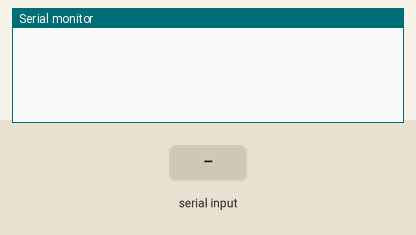
Bench run of a sketch on a simulated Arduino Uno, built with avr-gcc and run on an emulated ATmega328P. Shown: the last lines printed to the serial monitor. The inputs (shaded band) are chosen by the test bench.

Above: at 1.2 s.
1.3 s: "0\n" received over Serial
At 1.6 s:
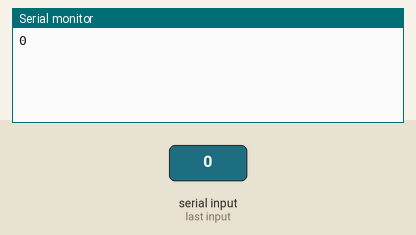
2.8 s: "90;45;200\n" received over Serial
At 4.0 s:
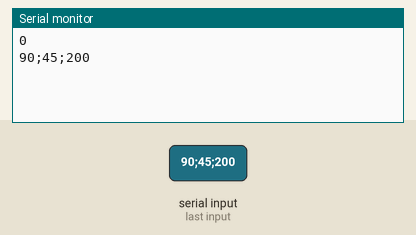
4.3 s: "90;45\n" received over Serial
At 5.1 s:
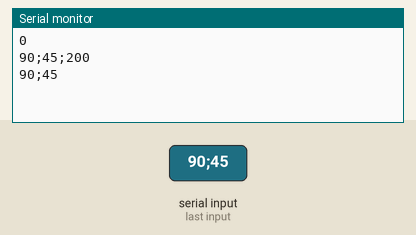
5.8 s: "e90\n" received over Serial
At 6.2 s:
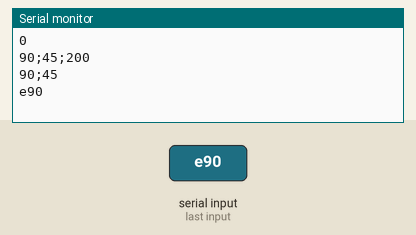
7.3 s: "e;45\n" received over Serial
At 8.5 s:
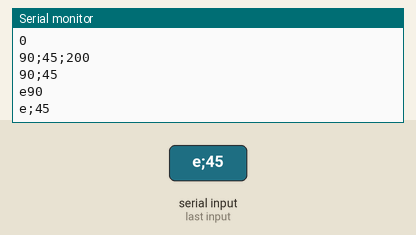
8.8 s: "E90\n" received over Serial
At 9.7 s:
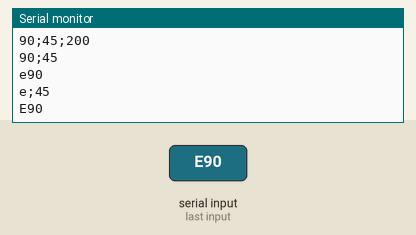

The sketch:

teste_serial.ino
```cpp
char input,num;
int buff[5];
int j=-1;
String mensagem;

void setup()
{
    Serial.begin(9600);
}


void loop()
{
    if(Serial.available()>0)
    {
        input=Serial.read();
        mensagem = input;

         Serial.print(mensagem);
        }
    }
```

Tratamentodearquivo.c
```cpp
#include <stdlib.h>
#include <stdio.h>
#include <string.h>

int main (void){

    FILE *listadecidades;
    FILE *listaatualizada;
    char caracter;
    char linha[30];
    listaatualizada = fopen("cidades.txt", "w");
    listadecidades = fopen("city.list.json", "r");
    if (listadecidades == NULL){
        puts("Houve um erro ao abrir o arquivo");
    }else{
        puts("Arquivo aberto com sucesso");
    }
    if (listaatualizada == NULL){
        puts("Houve um erro ao abrir o arquivo");
    }else{
        puts("Arquivo aberto com sucesso");
    }

    while((caracter = fgetc(listadecidades)) != EOF){
        if(caracter >= 'A' && caracter <= 'Z' || caracter >= 'a' && caracter <='z'|| caracter == '\n'|| caracter >= '0' && caracter <= '9')
        fprintf(listaatualizada, "%c", caracter);
    }


    return 0;
}
```

busca_csv.c
```cpp
#include <stdio.h>
#include <string.h>
#include <time.h>
#include <stdlib.h>
#include <unistd.h>


int TiraBarraN(char *v)
{
    int i;
    for(i=0;v[i]!='\0';i++)
    {
        if(v[i]=='\n')
            v[i]='\0';
    }
}
int main(void){
    FILE *fp;
    char cidade[101], linha[2001];
    char *tok;
    int c,t=0;
    char *id;
    char str1[100]="http://api.openweathermap.org/data/2.5/weather?id=";
    char str2[100]="&appid=7d103cfe921d9a5bfcf551a90513f265";
    char *link [101];
    fp = fopen("citylist.csv", "r");
    if (!fp){
        puts("Erro ao abrir");
        return 1;
    }

    printf("Digite a Cidade: ");
    fgets(cidade,101,stdin);
    TiraBarraN(cidade);
    fgets(linha,2001,fp);
    while(1){
        fgets(linha,2001,fp);
        if(feof(fp))
            break;
        c=0;
        tok=strtok(linha,";");
        id=tok;
        while(c!=1){
            tok=strtok(NULL,";");
            c++;
        }
        if(strcmp(tok,cidade)==0){
                t++;
                break;
        }

    }
    if(t==1){

        strcat(str1,id);
        strcat(str1,str2);
        printf("%s\n",id);
        puts(str1);
        *link = str1;
        //printf("%s\n", *link);
    }
    else
        puts("Cidade nao encontrada");

    fclose(fp);


    FILE *file;
    file = fopen("/dev/ttyUSB0","w");  //Opening device file
    int i = 0;

    /*for(i = 0 ; i < 1 ; i++)
    {
        sleep(1);
        fprintf(file,"%s",link[i]); //Writing to the file

    }
    fclose(file);

*/
    return 0;
}
```

cJSON.h
```cpp
// (licence header left out)
#ifndef cJSON__h
#define cJSON__h

#ifdef __cplusplus
extern "C"
{
#endif

#if !defined(__WINDOWS__) && (defined(WIN32) || defined(WIN64) || defined(_MSC_VER) || defined(_WIN32))
#define __WINDOWS__
#endif

#ifdef __WINDOWS__

/* When compiling for windows, we specify a specific calling convention to avoid issues where we are being called from a project with a different default calling convention.  For windows you have 3 define options:

CJSON_HIDE_SYMBOLS - Define this in the case where you don't want to ever dllexport symbols
CJSON_EXPORT_SYMBOLS - Define this on library build when you want to dllexport symbols (default)
CJSON_IMPORT_SYMBOLS - Define this if you want to dllimport symbol

For *nix builds that support visibility attribute, you can define similar behavior by

setting default visibility to hidden by adding
-fvisibility=hidden (for gcc)
or
-xldscope=hidden (for sun cc)
to CFLAGS

then using the CJSON_API_VISIBILITY flag to "export" the same symbols the way CJSON_EXPORT_SYMBOLS does

*/

#define CJSON_CDECL __cdecl
#define CJSON_STDCALL __stdcall

/* export symbols by default, this is necessary for copy pasting the C and header file */
#if !defined(CJSON_HIDE_SYMBOLS) && !defined(CJSON_IMPORT_SYMBOLS) && !defined(CJSON_EXPORT_SYMBOLS)
#define CJSON_EXPORT_SYMBOLS
#endif

#if defined(CJSON_HIDE_SYMBOLS)
#define CJSON_PUBLIC(type)   type CJSON_STDCALL
#elif defined(CJSON_EXPORT_SYMBOLS)
#define CJSON_PUBLIC(type)   __declspec(dllexport) type CJSON_STDCALL
#elif defined(CJSON_IMPORT_SYMBOLS)
#define CJSON_PUBLIC(type)   __declspec(dllimport) type CJSON_STDCALL
#endif
#else /* !__WINDOWS__ */
#define CJSON_CDECL
#define CJSON_STDCALL

#if (defined(__GNUC__) || defined(__SUNPRO_CC) || defined (__SUNPRO_C)) && defined(CJSON_API_VISIBILITY)
#define CJSON_PUBLIC(type)   __attribute__((visibility("default"))) type
#else
#define CJSON_PUBLIC(type) type
#endif
#endif

/* project version */
#define CJSON_VERSION_MAJOR 1
#define CJSON_VERSION_MINOR 7
#define CJSON_VERSION_PATCH 12

#include <stddef.h>

/* cJSON Types: */
#define cJSON_Invalid (0)
#define cJSON_False  (1 << 0)
#define cJSON_True   (1 << 1)
#define cJSON_NULL   (1 << 2)
#define cJSON_Number (1 << 3)
#define cJSON_String (1 << 4)
#define cJSON_Array  (1 << 5)
#define cJSON_Object (1 << 6)
#define cJSON_Raw    (1 << 7) /* raw json */

#define cJSON_IsReference 256
#define cJSON_StringIsConst 512

/* The cJSON structure: */
typedef struct cJSON
{
    /* next/prev allow you to walk array/object chains. Alternatively, use GetArraySize/GetArrayItem/GetObjectItem */
    struct cJSON *next;
    struct cJSON *prev;
    /* An array or object item will have a child pointer pointing to a chain of the items in the array/object. */
    struct cJSON *child;

    /* The type of the item, as above. */
    int type;

    /* The item's string, if type==cJSON_String  and type == cJSON_Raw */
    char *valuestring;
    /* writing to valueint is DEPRECATED, use cJSON_SetNumberValue instead */
    int valueint;
    /* The item's number, if type==cJSON_Number */
    double valuedouble;

    /* The item's name string, if this item is the child of, or is in the list of subitems of an object. */
    char *string;
} cJSON;

typedef struct cJSON_Hooks
{
      /* malloc/free are CDECL on Windows regardless of the default calling convention of the compiler, so ensure the hooks allow passing those functions directly. */
      void *(CJSON_CDECL *malloc_fn)(size_t sz);
      void (CJSON_CDECL *free_fn)(void *ptr);
} cJSON_Hooks;

typedef int cJSON_bool;

/* Limits how deeply nested arrays/objects can be before cJSON rejects to parse them.
 * This is to prevent stack overflows. */
#ifndef CJSON_NESTING_LIMIT
#define CJSON_NESTING_LIMIT 1000
#endif

/* returns the version of cJSON as a string */
CJSON_PUBLIC(const char*) cJSON_Version(void);

/* Supply malloc, realloc and free functions to cJSON */
CJSON_PUBLIC(void) cJSON_InitHooks(cJSON_Hooks* hooks);

/* Memory Management: the caller is always responsible to free the results from all variants of cJSON_Parse (with cJSON_Delete) and cJSON_Print (with stdlib free, cJSON_Hooks.free_fn, or cJSON_free as appropriate). The exception is cJSON_PrintPreallocated, where the caller has full responsibility of the buffer. */
/* Supply a block of JSON, and this returns a cJSON object you can interrogate. */
CJSON_PUBLIC(cJSON *) cJSON_Parse(const char *value);
/* ParseWithOpts allows you to require (and check) that the JSON is null terminated, and to retrieve the pointer to the final byte parsed. */
/* If you supply a ptr in return_parse_end and parsing fails, then return_parse_end will contain a pointer to the error so will match cJSON_GetErrorPtr(). */
CJSON_PUBLIC(cJSON *) cJSON_ParseWithOpts(const char *value, const char **return_parse_end, cJSON_bool require_null_terminated);

/* Render a cJSON entity to text for transfer/storage. */
CJSON_PUBLIC(char *) cJSON_Print(const cJSON *item);
/* Render a cJSON entity to text for transfer/storage without any formatting. */
CJSON_PUBLIC(char *) cJSON_PrintUnformatted(const cJSON *item);
/* Render a cJSON entity to text using a buffered strategy. prebuffer is a guess at the final size. guessing well reduces reallocation. fmt=0 gives unformatted, =1 gives formatted */
CJSON_PUBLIC(char *) cJSON_PrintBuffered(const cJSON *item, int prebuffer, cJSON_bool fmt);
/* Render a cJSON entity to text using a buffer already allocated in memory with given length. Returns 1 on success and 0 on failure. */
/* NOTE: cJSON is not always 100% accurate in estimating how much memory it will use, so to be safe allocate 5 bytes more than you actually need */
CJSON_PUBLIC(cJSON_bool) cJSON_PrintPreallocated(cJSON *item, char *buffer, const int length, const cJSON_bool format);
/* Delete a cJSON entity and all subentities. */
CJSON_PUBLIC(void) cJSON_Delete(cJSON *item);

/* Returns the number of items in an array (or object). */
CJSON_PUBLIC(int) cJSON_GetArraySize(const cJSON *array);
/* Retrieve item number "index" from array "array". Returns NULL if unsuccessful. */
CJSON_PUBLIC(cJSON *) cJSON_GetArrayItem(const cJSON *array, int index);
/* Get item "string" from object. Case insensitive. */
CJSON_PUBLIC(cJSON *) cJSON_GetObjectItem(const cJSON * const object, const char * const string);
CJSON_PUBLIC(cJSON *) cJSON_GetObjectItemCaseSensitive(const cJSON * const object, const char * const string);
CJSON_PUBLIC(cJSON_bool) cJSON_HasObjectItem(const cJSON *object, const char *string);
/* For analysing failed parses. This returns a pointer to the parse error. You'll probably need to look a few chars back to make sense of it. Defined when cJSON_Parse() returns 0. 0 when cJSON_Parse() succeeds. */
CJSON_PUBLIC(const char *) cJSON_GetErrorPtr(void);

/* Check if the item is a string and return its valuestring */
CJSON_PUBLIC(char *) cJSON_GetStringValue(cJSON *item);

/* These functions check the type of an item */
CJSON_PUBLIC(cJSON_bool) cJSON_IsInvalid(const cJSON * const item);
CJSON_PUBLIC(cJSON_bool) cJSON_IsFalse(const cJSON * const item);
CJSON_PUBLIC(cJSON_bool) cJSON_IsTrue(const cJSON * const item);
CJSON_PUBLIC(cJSON_bool) cJSON_IsBool(const cJSON * const item);
CJSON_PUBLIC(cJSON_bool) cJSON_IsNull(const cJSON * const item);
CJSON_PUBLIC(cJSON_bool) cJSON_IsNumber(const cJSON * const item);
CJSON_PUBLIC(cJSON_bool) cJSON_IsString(const cJSON * const item);
CJSON_PUBLIC(cJSON_bool) cJSON_IsArray(const cJSON * const item);
CJSON_PUBLIC(cJSON_bool) cJSON_IsObject(const cJSON * const item);
CJSON_PUBLIC(cJSON_bool) cJSON_IsRaw(const cJSON * const item);

/* These calls create a cJSON item of the appropriate type. */
CJSON_PUBLIC(cJSON *) cJSON_CreateNull(void);
CJSON_PUBLIC(cJSON *) cJSON_CreateTrue(void);
CJSON_PUBLIC(cJSON *) cJSON_CreateFalse(void);
CJSON_PUBLIC(cJSON *) cJSON_CreateBool(cJSON_bool boolean);
CJSON_PUBLIC(cJSON *) cJSON_CreateNumber(double num);
CJSON_PUBLIC(cJSON *) cJSON_CreateString(const char *string);
/* raw json */
CJSON_PUBLIC(cJSON *) cJSON_CreateRaw(const char *raw);
CJSON_PUBLIC(cJSON *) cJSON_CreateArray(void);
CJSON_PUBLIC(cJSON *) cJSON_CreateObject(void);

/* Create a string where valuestring references a string so
 * it will not be freed by cJSON_Delete */
CJSON_PUBLIC(cJSON *) cJSON_CreateStringReference(const char *string);
/* Create an object/array that only references it's elements so
 * they will not be freed by cJSON_Delete */
CJSON_PUBLIC(cJSON *) cJSON_CreateObjectReference(const cJSON *child);
CJSON_PUBLIC(cJSON *) cJSON_CreateArrayReference(const cJSON *child);

/* These utilities create an Array of count items.
 * The parameter count cannot be greater than the number of elements in the number array, otherwise array access will be out of bounds.*/
CJSON_PUBLIC(cJSON *) cJSON_CreateIntArray(const int *numbers, int count);
CJSON_PUBLIC(cJSON *) cJSON_CreateFloatArray(const float *numbers, int count);
CJSON_PUBLIC(cJSON *) cJSON_CreateDoubleArray(const double *numbers, int count);
CJSON_PUBLIC(cJSON *) cJSON_CreateStringArray(const char **strings, int count);

/* Append item to the specified array/object. */
CJSON_PUBLIC(void) cJSON_AddItemToArray(cJSON *array, cJSON *item);
CJSON_PUBLIC(void) cJSON_AddItemToObject(cJSON *object, const char *string, cJSON *item);
/* Use this when string is definitely const (i.e. a literal, or as good as), and will definitely survive the cJSON object.
 * WARNING: When this function was used, make sure to always check that (item->type & cJSON_StringIsConst) is zero before
 * writing to `item->string` */
CJSON_PUBLIC(void) cJSON_AddItemToObjectCS(cJSON *object, const char *string, cJSON *item);
/* Append reference to item to the specified array/object. Use this when you want to add an existing cJSON to a new cJSON, but don't want to corrupt your existing cJSON. */
CJSON_PUBLIC(void) cJSON_AddItemReferenceToArray(cJSON *array, cJSON *item);
CJSON_PUBLIC(void) cJSON_AddItemReferenceToObject(cJSON *object, const char *string, cJSON *item);

/* Remove/Detach items from Arrays/Objects. */
CJSON_PUBLIC(cJSON *) cJSON_DetachItemViaPointer(cJSON *parent, cJSON * const item);
CJSON_PUBLIC(cJSON *) cJSON_DetachItemFromArray(cJSON *array, int which);
CJSON_PUBLIC(void) cJSON_DeleteItemFromArray(cJSON *array, int which);
CJSON_PUBLIC(cJSON *) cJSON_DetachItemFromObject(cJSON *object, const char *string);
CJSON_PUBLIC(cJSON *) cJSON_DetachItemFromObjectCaseSensitive(cJSON *object, const char *string);
CJSON_PUBLIC(void) cJSON_DeleteItemFromObject(cJSON *object, const char *string);
CJSON_PUBLIC(void) cJSON_DeleteItemFromObjectCaseSensitive(cJSON *object, const char *string);

/* Update array items. */
CJSON_PUBLIC(void) cJSON_InsertItemInArray(cJSON *array, int which, cJSON *newitem); /* Shifts pre-existing items to the right. */
CJSON_PUBLIC(cJSON_bool) cJSON_ReplaceItemViaPointer(cJSON * const parent, cJSON * const item, cJSON * replacement);
CJSON_PUBLIC(void) cJSON_ReplaceItemInArray(cJSON *array, int which, cJSON *newitem);
CJSON_PUBLIC(void) cJSON_ReplaceItemInObject(cJSON *object,const char *string,cJSON *newitem);
CJSON_PUBLIC(void) cJSON_ReplaceItemInObjectCaseSensitive(cJSON *object,const char *string,cJSON *newitem);

/* Duplicate a cJSON item */
CJSON_PUBLIC(cJSON *) cJSON_Duplicate(const cJSON *item, cJSON_bool recurse);
/* Duplicate will create a new, identical cJSON item to the one you pass, in new memory that will
 * need to be released. With recurse!=0, it will duplicate any children connected to the item.
 * The item->next and ->prev pointers are always zero on return from Duplicate. */
/* Recursively compare two cJSON items for equality. If either a or b is NULL or invalid, they will be considered unequal.
 * case_sensitive determines if object keys are treated case sensitive (1) or case insensitive (0) */
CJSON_PUBLIC(cJSON_bool) cJSON_Compare(const cJSON * const a, const cJSON * const b, const cJSON_bool case_sensitive);

/* Minify a strings, remove blank characters(such as ' ', '\t', '\r', '\n') from strings.
 * The input pointer json cannot point to a read-only address area, such as a string constant,
 * but should point to a readable and writable adress area. */
CJSON_PUBLIC(void) cJSON_Minify(char *json);

/* Helper functions for creating and adding items to an object at the same time.
 * They return the added item or NULL on failure. */
CJSON_PUBLIC(cJSON*) cJSON_AddNullToObject(cJSON * const object, const char * const name);
CJSON_PUBLIC(cJSON*) cJSON_AddTrueToObject(cJSON * const object, const char * const name);
CJSON_PUBLIC(cJSON*) cJSON_AddFalseToObject(cJSON * const object, const char * const name);
CJSON_PUBLIC(cJSON*) cJSON_AddBoolToObject(cJSON * const object, const char * const name, const cJSON_bool boolean);
CJSON_PUBLIC(cJSON*) cJSON_AddNumberToObject(cJSON * const object, const char * const name, const double number);
CJSON_PUBLIC(cJSON*) cJSON_AddStringToObject(cJSON * const object, const char * const name, const char * const string);
CJSON_PUBLIC(cJSON*) cJSON_AddRawToObject(cJSON * const object, const char * const name, const char * const raw);
CJSON_PUBLIC(cJSON*) cJSON_AddObjectToObject(cJSON * const object, const char * const name);
CJSON_PUBLIC(cJSON*) cJSON_AddArrayToObject(cJSON * const object, const char * const name);

/* When assigning an integer value, it needs to be propagated to valuedouble too. */
#define cJSON_SetIntValue(object, number) ((object) ? (object)->valueint = (object)->valuedouble = (number) : (number))
/* helper for the cJSON_SetNumberValue macro */
CJSON_PUBLIC(double) cJSON_SetNumberHelper(cJSON *object, double number);
#define cJSON_SetNumberValue(object, number) ((object != NULL) ? cJSON_SetNumberHelper(object, (double)number) : (number))

/* Macro for iterating over an array or object */
#define cJSON_ArrayForEach(element, array) for(element = (array != NULL) ? (array)->child : NULL; element != NULL; element = element->next)

/* malloc/free objects using the malloc/free functions that have been set with cJSON_InitHooks */
CJSON_PUBLIC(void *) cJSON_malloc(size_t size);
CJSON_PUBLIC(void) cJSON_free(void *object);

#ifdef __cplusplus
}
#endif

#endif
```

Source omitted: cJSON.c (74183 bytes)

Measured:
- after the input at 1.3 s, the serial monitor: prints a new line at once (image 1)
- after the input at 2.8 s, the serial monitor: prints a new line at once (image 2)
- after the input at 4.3 s, the serial monitor: prints a new line at once (image 3)
- after the input at 5.8 s, the serial monitor: prints a new line at once (image 4)
- after the input at 7.3 s, the serial monitor: prints a new line at once (image 5)
- after the input at 8.8 s, the serial monitor: prints a new line at once (image 6)
